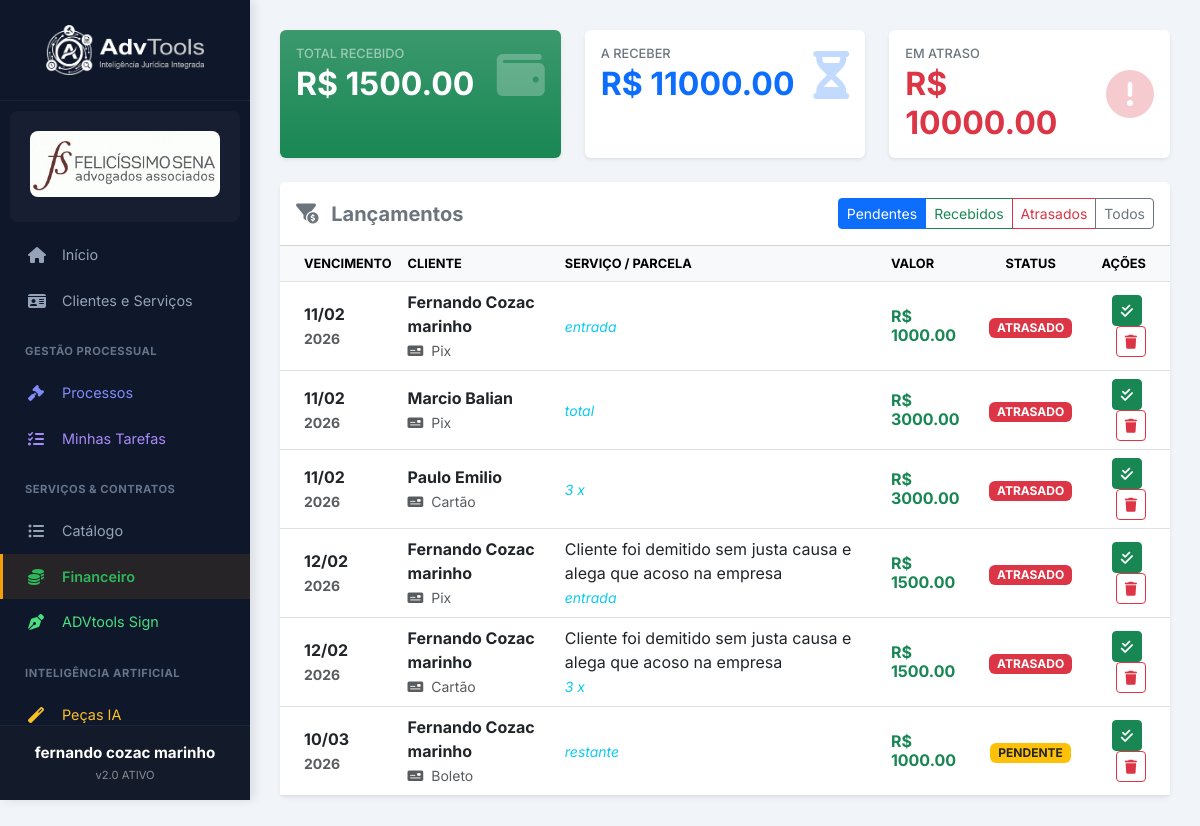
Page /financeiro (signed in) on the committed database.
### tables this page shows
CREATE TABLE clientes (
        id INTEGER PRIMARY KEY AUTOINCREMENT,
        escritorio_id INTEGER,
        nome TEXT NOT NULL,
        documento TEXT, -- CPF/CNPJ
        telefone TEXT,
        email TEXT,
        endereco TEXT,
        data_cadastro DATETIME DEFAULT CURRENT_TIMESTAMP, cep TEXT, data_nascimento TEXT, nacionalidade TEXT, estado_civil TEXT, profissao TEXT, rg TEXT, bairro TEXT, cidade TEXT, uf TEXT,
        FOREIGN KEY(escritorio_id) REFERENCES escritorios(id)
    );

CREATE TABLE pagamentos_contrato (
                id INTEGER PRIMARY KEY AUTOINCREMENT,
                servico_id INTEGER NOT NULL,
                tipo_pagamento TEXT,  -- Pix, Boleto, Dinheiro, etc.
                valor REAL,
                data_vencimento DATE,
                observacao TEXT,
                status TEXT DEFAULT 'Pendente', data_pagamento TEXT, -- Pendente, Pago, Atrasado
                FOREIGN KEY(servico_id) REFERENCES servicos(id)
            );

CREATE TABLE servicos (
        id INTEGER PRIMARY KEY AUTOINCREMENT,
        escritorio_id INTEGER,
        cliente_id INTEGER,
        tipo_servico_id INTEGER,
        descricao TEXT,
        status TEXT DEFAULT 'Ativo',
        
        -- Dados Financeiros
        valor_total REAL,
        condicoes_pagamento TEXT, -- JSON com detalhes
        
        data_contratacao DATETIME DEFAULT CURRENT_TIMESTAMP, forma_pagamento TEXT, qtd_parcelas INTEGER, detalhes_pagamento TEXT, porcentagem_exito TEXT, data_contrato TEXT, processo_id INTEGER,
        FOREIGN KEY(escritorio_id) REFERENCES escritorios(id),
        FOREIGN KEY(cliente_id) REFERENCES clientes(id),
        FOREIGN KEY(tipo_servico_id) REFERENCES tipos_servico(id)
    );

### app.py (the view)
@app.route('/financeiro')
def financeiro():
    if not session.get('usuario_logado'): return redirect(url_for('login'))
    if session.get('perfil') != 'Admin':
        flash("Acesso negado. Apenas administradores.", "error")
        return redirect(url_for('dashboard'))
    esc_id = session.get('escritorio_id')
    filtro = request.args.get('filtro', 'pendentes') # pendentes, pagos, todos
    conn = get_db_connection()
    total_recebido = conn.execute("SELECT SUM(valor) FROM pagamentos_contrato p JOIN servicos s ON p.servico_id = s.id WHERE s.escritorio_id = ? AND p.status = 'Pago'", (esc_id,)).fetchone()[0] or 0
    total_pendente = conn.execute("SELECT SUM(valor) FROM pagamentos_contrato p JOIN servicos s ON p.servico_id = s.id WHERE s.escritorio_id = ? AND p.status = 'Pendente'", (esc_id,)).fetchone()[0] or 0
    total_atrasado = conn.execute("SELECT SUM(valor) FROM pagamentos_contrato p JOIN servicos s ON p.servico_id = s.id WHERE s.escritorio_id = ? AND p.status = 'Pendente' AND p.data_vencimento < date('now')", (esc_id,)).fetchone()[0] or 0
    query = '''
        SELECT p.*, s.descricao as servico_nome, c.nome as cliente_nome
        FROM pagamentos_contrato p
        JOIN servicos s ON p.servico_id = s.id
        JOIN clientes c ON s.cliente_id = c.id
        WHERE s.escritorio_id = ?
    '''
    params = [esc_id]
    if filtro == 'pendentes':
        query += " AND p.status = 'Pendente'"
    elif filtro == 'pagos':
        query += " AND p.status = 'Pago'"
    elif filtro == 'atrasados':
        query += " AND p.status = 'Pendente' AND p.data_vencimento < date('now')"
    query += " ORDER BY p.data_vencimento ASC"
    pagamentos = conn.execute(query, params).fetchall()
    conn.close()
    hoje = datetime.now().strftime('%Y-%m-%d')
    return render_template('financeiro.html',
                           pagamentos=pagamentos,
                           filtro=filtro,
                           kpi={'recebido': total_recebido, 'pendente': total_pendente, 'atrasado': total_atrasado, 'hoje': hoje})

### templates/financeiro.html (shortened to what this page needs)
{% extends "base.html" %}
{% block content %}
<div class="row mb-4">
    <div class="col-md-4">
        <div class="card border-0 shadow-sm text-white bg-success bg-gradient h-100">
            <div class="card-body">
                <div class="d-flex justify-content-between align-items-center">
                    <div>
                        <h6 class="text-white-50 text-uppercase mb-1" style="font-size: 0.8rem;">Total Recebido</h6>
                        <h2 class="mb-0 fw-bold">R$ {{ "%.2f"|format(kpi.recebido) }}</h2>
                    </div>
                    <i class="fas fa-wallet fa-3x opacity-25"></i>
                </div>
            </div>
        </div>
    </div>
    <div class="col-md-4">
        <div class="card border-0 shadow-sm bg-white h-100">
            <div class="card-body">
                <div class="d-flex justify-content-between align-items-center">
                    <div>
                        <h6 class="text-secondary text-uppercase mb-1" style="font-size: 0.8rem;">A Receber</h6>
                        <h2 class="mb-0 fw-bold text-primary">R$ {{ "%.2f"|format(kpi.pendente) }}</h2>
                    </div>
                    <i class="fas fa-hourglass-half fa-3x text-primary opacity-25"></i>
                </div>
            </div>
        </div>
    </div>
    <div class="col-md-4">
        <div class="card border-0 shadow-sm bg-white h-100">
            <div class="card-body">
                <div class="d-flex justify-content-between align-items-center">
                    <div>
                        <h6 class="text-secondary text-uppercase mb-1" style="font-size: 0.8rem;">Em Atraso</h6>
                        <h2 class="mb-0 fw-bold text-danger">R$ {{ "%.2f"|format(kpi.atrasado) }}</h2>
                    </div>
                    <i class="fas fa-exclamation-circle fa-3x text-danger opacity-25"></i>
                </div>
            </div>
        </div>
    </div>
</div>
<div class="card border-0 shadow-sm">
    <div class="card-header bg-white py-3 d-flex flex-wrap justify-content-between align-items-center gap-3">
        <h5 class="mb-0 fw-bold text-secondary text-nowrap"><i class="fas fa-funnel-dollar me-2"></i> Lançamentos</h5>
        <div class="btn-group flex-wrap">
            <a href="/financeiro?filtro=pendentes"
                class="btn btn-sm btn-outline-primary {% if filtro == 'pendentes' %}active{% endif %}">Pendentes</a>
            <a href="/financeiro?filtro=pagos"
                class="btn btn-sm btn-outline-success {% if filtro == 'pagos' %}active{% endif %}">Recebidos</a>
            <a href="/financeiro?filtro=atrasados"
                class="btn btn-sm btn-outline-danger {% if filtro == 'atrasados' %}active{% endif %}">Atrasados</a>
            <a href="/financeiro?filtro=todos"
                class="btn btn-sm btn-outline-secondary {% if filtro == 'todos' %}active{% endif %}">Todos</a>
        </div>
    </div>
    <div class="table-responsive">
        <table class="table align-middle table-hover mb-0">
            <thead class="table-light text-secondary text-uppercase" style="font-size: 0.8rem;">
                <tr>
                    <th class="ps-4">Vencimento</th>
                    <th>Cliente</th>
                    <th>Serviço / Parcela</th>
                    <th>Valor</th>
                    <th class="text-center">Status</th>
                    <th class="text-end pe-4">Ações</th>
                </tr>
            </thead>
            <tbody>
                {% for p in pagamentos %}
                <tr>
                    <td class="ps-4 fw-bold">
                        {% if p.data_vencimento %}
                        {{ p.data_vencimento.split('-')[2] }}/{{ p.data_vencimento.split('-')[1] }}
                        {% endif %}
                        <br>
                        <small class="text-muted">{{ p.data_vencimento.split('-')[0] }}</small>
                    </td>
                    <td>
                        <div class="fw-bold text-dark">{{ p.cliente_nome }}</div>
                        <small class="text-muted"><i class="fas fa-money-check me-1"></i> {{ p.tipo_pagamento }}</small>
                    </td>
                    <td>
                        <span class="d-block">{{ p.servico_nome }}</span>
                        {% if p.observacao %}
                        <small class="text-info fst-italic">{{ p.observacao }}</small>
                        {% endif %}
                    </td>
                    <td>
                        <h6 class="mb-0 text-success fw-bold">R$ {{ "%.2f"|format(p.valor) }}</h6>
                    </td>
                    <td class="text-center">
                        {% if p.status == 'Pago' %}
                        <span class="badge bg-success"><i class="fas fa-check me-1"></i> PAGO</span>
                        <div class="small text-muted mt-1">{{ p.data_pagamento }}</div>
                        {% elif p.status == 'Pendente' and p.data_vencimento < kpi.hoje %} <span
                            class="badge bg-danger">ATRASADO</span>
                            {% else %}
                            <span class="badge bg-warning text-dark">PENDENTE</span>
                            {% endif %}
                    </td>
                    <td class="text-end pe-4">
                        {% if p.status != 'Pago' %}
                        <a href="/financeiro/pagar/{{ p.id }}" class="btn btn-sm btn-success me-1"
                            title="Confirmar Recebimento"
                            onclick="return confirm('Confirmar recebimento deste valor?')">
                            <i class="fas fa-check-double"></i>
                        </a>
                        {% endif %}
                        <a href="/financeiro/excluir/{{ p.id }}" class="btn btn-sm btn-outline-danger"
                            title="Excluir Lançamento" onclick="return confirm('Tem certeza?')">
                            <i class="fas fa-trash"></i>
                        </a>
                    </td>
                </tr>
                {% endfor %}
            </tbody>
        </table>
    </div>
</div>
{% endblock %}

### templates/base.html (shortened to what this page needs)
<!DOCTYPE html>
<html lang="pt-br">
<head>
    <link href="https://cdn.jsdelivr.net/npm/bootstrap@5.3.0/dist/css/bootstrap.min.css" rel="stylesheet">
    <link rel="stylesheet" href="https://cdnjs.cloudflare.com/ajax/libs/font-awesome/6.4.0/css/all.min.css">
</head>
<body>
    <div class="sidebar">
        <div class="sidebar-header d-flex align-items-center justify-content-center">
            <img src="{{ url_for('static', filename='img/logo_advtools.png') }}" alt="ADVtools" class="img-fluid"
                style="max-height: 50px; border-radius: 5px;">
        </div>
        <div class="user-profile">
            {% if session.get('logo_path') %}
            <div class="w-100 text-center">
                <img src="{{ url_for('static', filename=session.get('logo_path')) }}" alt="Logo"
                    style="max-width: 100%; max-height: 80px; object-fit: contain; border-radius: 8px; margin-bottom: 5px;">
            </div>
            {% endif %}
        </div>
        <div style="flex-grow: 1; overflow-y: auto;">
            <nav class="nav flex-column">
                <a href="/"
                    class="nav-link {% if request.path == '/' or request.path == '/dashboard' %}active{% endif %}">
                    <i class="fas fa-home"></i> Início
                </a>
                <a href="/clientes"
                    class="nav-link {% if 'clientes' in request.path and 'processos' not in request.path %}active{% endif %}">
                    <i class="fas fa-id-card"></i> Clientes e Serviços
                </a>
                <div class="nav-category">Gestão Processual</div>
                <a href="/processos"
                    class="nav-link {% if request.path == '/processos' or request.path.startswith('/processos/') %}active{% endif %}"
                    style="color: #818cf8;">
                    <i class="fas fa-gavel"></i> Processos
                </a>
                <a href="/minhas-tarefas" class="nav-link {% if 'minhas-tarefas' in request.path %}active{% endif %}"
                    style="color: #a78bfa;">
                    <i class="fas fa-tasks"></i> Minhas Tarefas
                </a>
                <div class="nav-category">Serviços &amp; Contratos</div>
                <a href="/servicos/tipos" class="nav-link {% if 'servicos/tipos' in request.path %}active{% endif %}">
                    <i class="fas fa-list-ul"></i> Catálogo
                </a>
                {% if session.get('perfil') == 'Admin' %}
                <a href="/financeiro" class="nav-link {% if 'financeiro' in request.path %}active{% endif %}"
                    style="color: #2eb85c;">
                    <i class="fas fa-coins"></i> Financeiro
                </a>
                {% endif %}
                <a href="/documentos" class="nav-link {% if request.path == '/documentos' %}active{% endif %}"
                    style="color: #4ade80;">
                    <i class="fas fa-pen-nib"></i> ADVtools Sign
                </a>
                <div class="nav-category">Inteligência Artificial</div>
                <a href="/documentos/novo" class="nav-link {% if 'documentos' in request.path %}active{% endif %}"
                    style="color: #fbbf24;">
                    <i class="fas fa-magic"></i> Peças IA
                </a>
            </nav>
        </div>
        <div class="p-3 text-center border-top border-secondary border-opacity-10 bg-dark bg-opacity-25">
            <div class="fw-bold text-white mb-0" style="font-size: 0.95rem;">{{ session.get('nome_usuario', 'Usuário')
                }}</div>
            <div class="text-white-50" style="font-size: 0.70rem; margin-top: 2px;">v2.0 ATIVO</div>
        </div>
    </div>
    <div class="main-content">
        {% block content %}{% endblock %}
    </div>
</body>
</html>

### templates/base.html (style rules this page uses)
:root { --sidebar-bg: #0F172A; --sidebar-hover: #1E293B; --text-main: #E2E8F0; --text-muted: #94A3B8; --accent: #F59E0B; --bg-body: #F1F5F9; }
body { background-color: var(--bg-body); font-family: 'Inter', sans-serif; overflow-x: hidden; }
.sidebar { height: 100vh; width: 250px; position: fixed; top: 0; left: 0; background-color: var(--sidebar-bg); color: var(--text-main); display: flex; flex-direction: column; z-index: 1000; box-shadow: 4px 0 10px rgba(0, 0, 0, 0.1); }
.sidebar-header { padding: 25px 20px; border-bottom: 1px solid rgba(255, 255, 255, 0.05); }
.user-profile { padding: 20px; background: rgba(255, 255, 255, 0.03); margin: 10px; border-radius: 8px; display: flex; align-items: center; }
.nav-link { color: var(--text-muted); padding: 12px 25px; font-size: 0.9rem; display: flex; align-items: center; transition: all 0.2s ease; text-decoration: none; border-left: 3px solid transparent; }
.nav-link i { width: 24px; margin-right: 10px; font-size: 1rem; }
.nav-link.active { background-color: rgba(245, 158, 11, 0.1); color: var(--accent); border-left-color: var(--accent); font-weight: 600; }
.nav-category { font-size: 0.7rem; text-transform: uppercase; color: #64748B; font-weight: 700; padding: 20px 25px 10px; letter-spacing: 0.5px; }
.main-content { margin-left: 250px; padding: 30px; }

### rows in the picture
clientes: get "fernando cozac marinho"
pagamentos_contrato: data_vencimento "11", data_vencimento "02", data_vencimento "2026", cliente_nome "Fernando Cozac marinho", tipo_pagamento "Pix", observacao "entrada", valor "1000.00", status "ATRASADO"
pagamentos_contrato: data_vencimento "11", data_vencimento "02", data_vencimento "2026", cliente_nome "Marcio Balian", tipo_pagamento "Pix", observacao "total", valor "3000.00", status "ATRASADO"
pagamentos_contrato: data_vencimento "11", data_vencimento "02", data_vencimento "2026", cliente_nome "Paulo Emilio", tipo_pagamento "Cartão", observacao "3 x", valor "3000.00", status "ATRASADO"
pagamentos_contrato: data_vencimento "12", data_vencimento "02", data_vencimento "2026", cliente_nome "Fernando Cozac marinho", tipo_pagamento "Pix", servico_nome "Cliente foi demitido sem justa causa e alega que acoso na empresa", observacao "entrada", valor "1500.00", status "ATRASADO"
pagamentos_contrato: data_vencimento "12", data_vencimento "02", data_vencimento "2026", cliente_nome "Fernando Cozac marinho", tipo_pagamento "Cartão", servico_nome "Cliente foi demitido sem justa causa e alega que acoso na empresa", observacao "3 x", valor "1500.00", status "ATRASADO"
pagamentos_contrato: data_vencimento "10", data_vencimento "03", data_vencimento "2026", cliente_nome "Fernando Cozac marinho", tipo_pagamento "Boleto", observacao "restante", valor "1000.00", status "PENDENTE"

### other values in the picture
{{ "%.2f"|format(kpi.recebido) }} "1500.00"
{{ "%.2f"|format(kpi.pendente) }} "11000.00"
{{ "%.2f"|format(kpi.atrasado) }} "10000.00"
